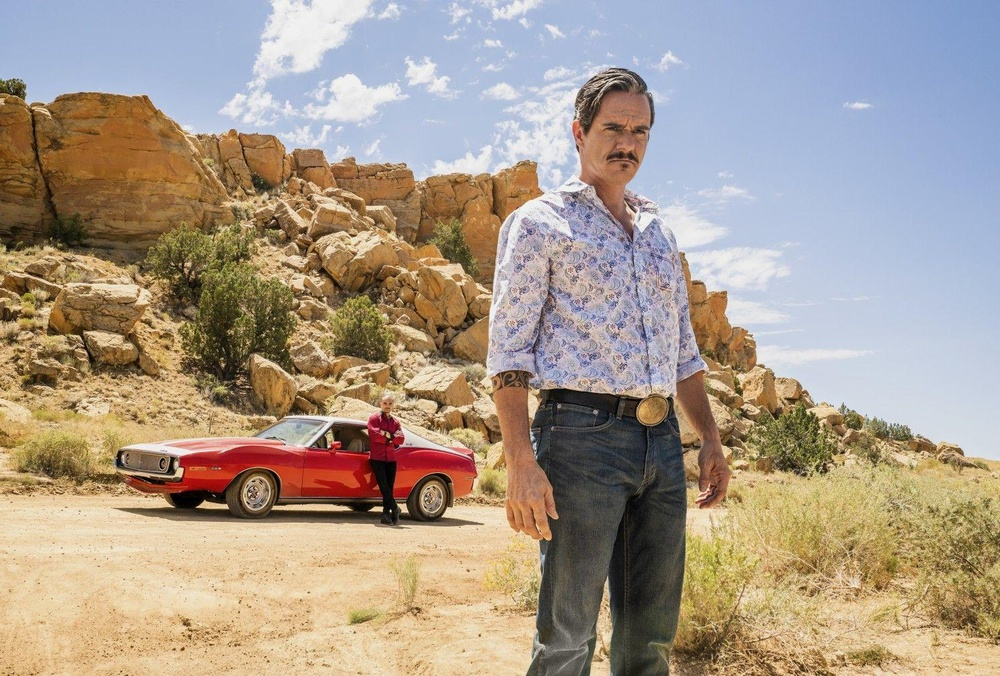
#> input picture OpenCV/lalo.jpg, 1000 x 676 px, shrunk from 1486 x 1005 before the run
$ jupyter execute ellipse.ipynb
#> lines starting #> are read from the running program, lines starting #| are printed output that depends on the picture
[cell 1]
# Program to draw an ellipse on an image

import cv2
import matplotlib.pyplot as plt

img=cv2.imread("lalo.jpg")
#> img is the input picture: shape (676, 1000, 3); mean B, G, R 139.9, 155, 169.2
img=cv2.cvtColor(img,cv2.COLOR_BGR2RGB)

cv2.ellipse(img,(200,300),(150,75),0,0,360,(255,0,0),10)
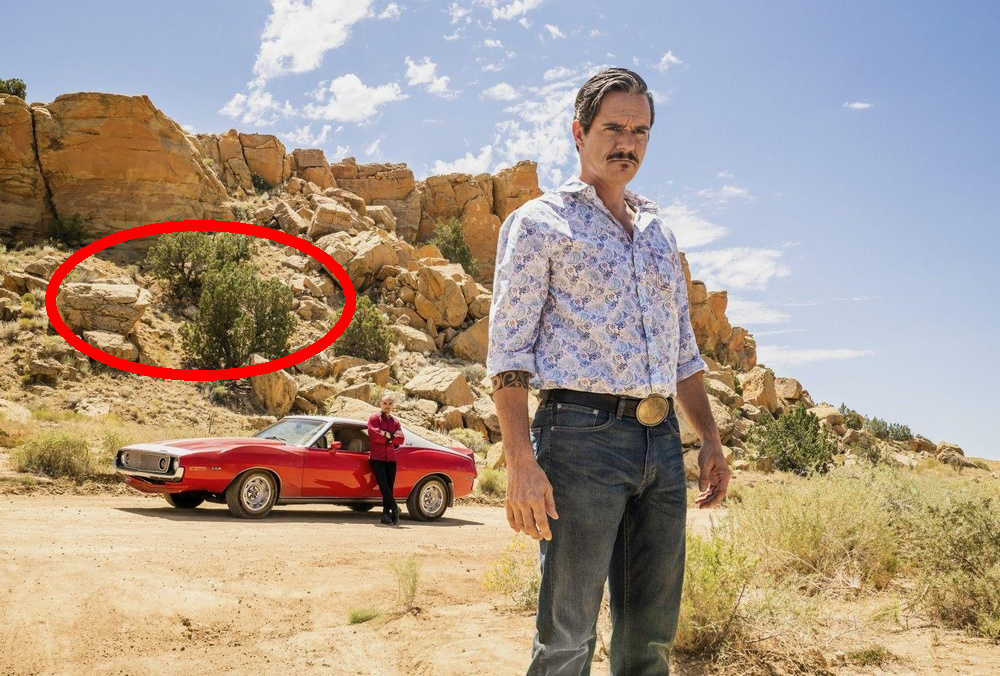
#> img: shape (676, 1000, 3); mean R, G, B 170.7, 153.8, 139.1

plt.imshow(img)
plt.title("Ellipse")
plt.show()


$ run again, with OpenCV/face_detection.JPG copied over OpenCV/lalo.jpg
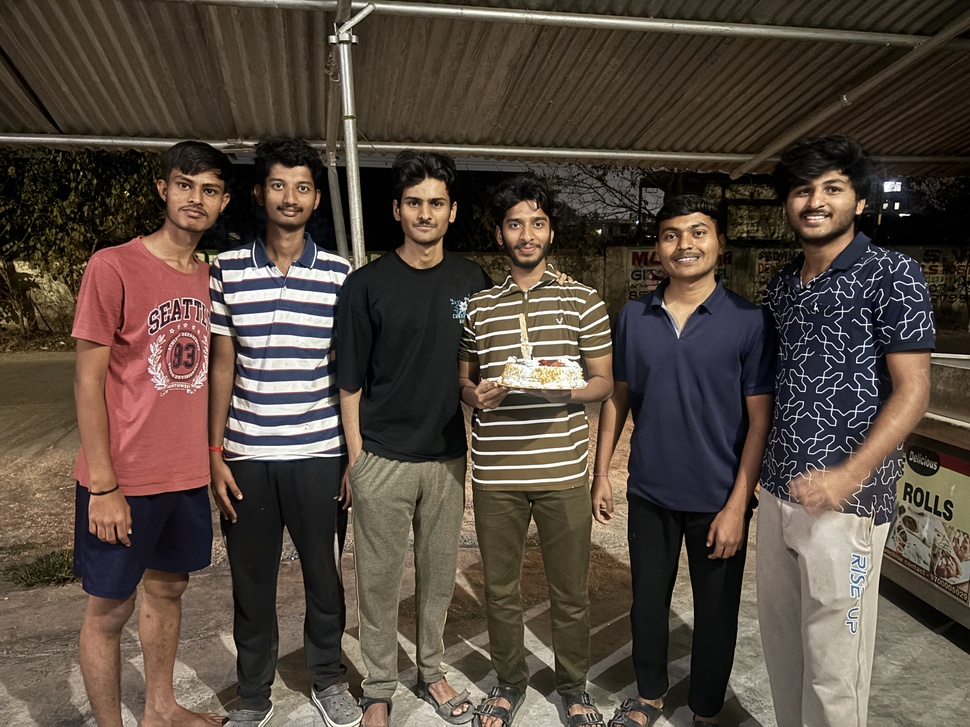
#> input picture OpenCV/face_detection.JPG, 970 x 727 px, shrunk from 4032 x 3024 before the run
#> img is the input picture: shape (727, 970, 3); mean B, G, R 62.2, 72.3, 84.4
#> `cv2.ellipse(img,(200,300),(150,75),0,0,360,(255,0,0),10)`:
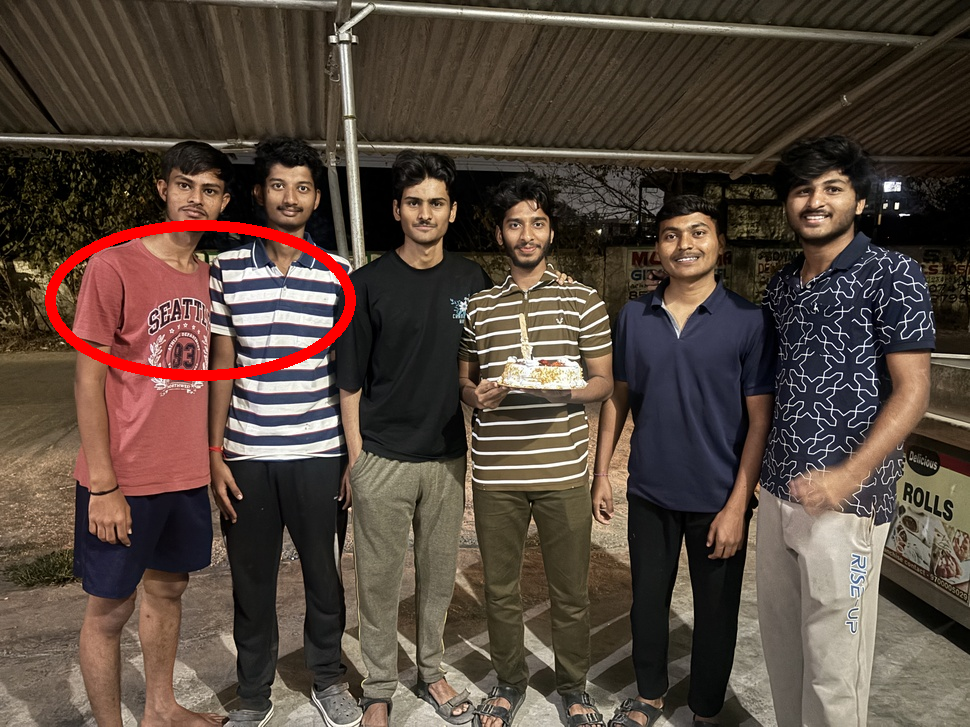
#> img: shape (727, 970, 3); mean R, G, B 86.1, 71.3, 61.4

$ run again, with OpenCV/karthik.JPG copied over OpenCV/lalo.jpg
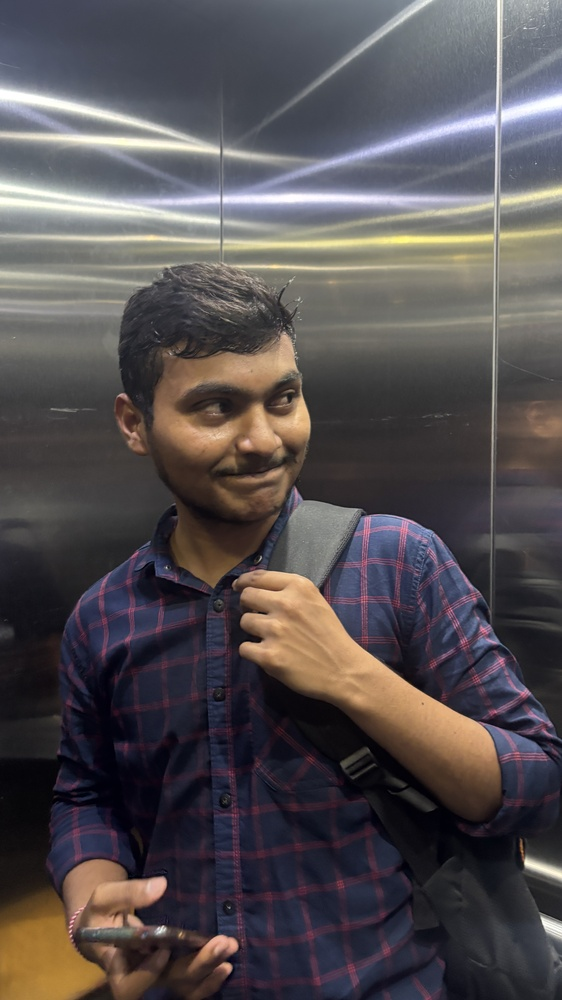
#> input picture OpenCV/karthik.JPG, 562 x 1000 px, shrunk from 3213 x 5712 before the run
#> img is the input picture: shape (1000, 562, 3); mean B, G, R 81.5, 79.3, 84.7
#> `cv2.ellipse(img,(200,300),(150,75),0,0,360,(255,0,0),10)`:
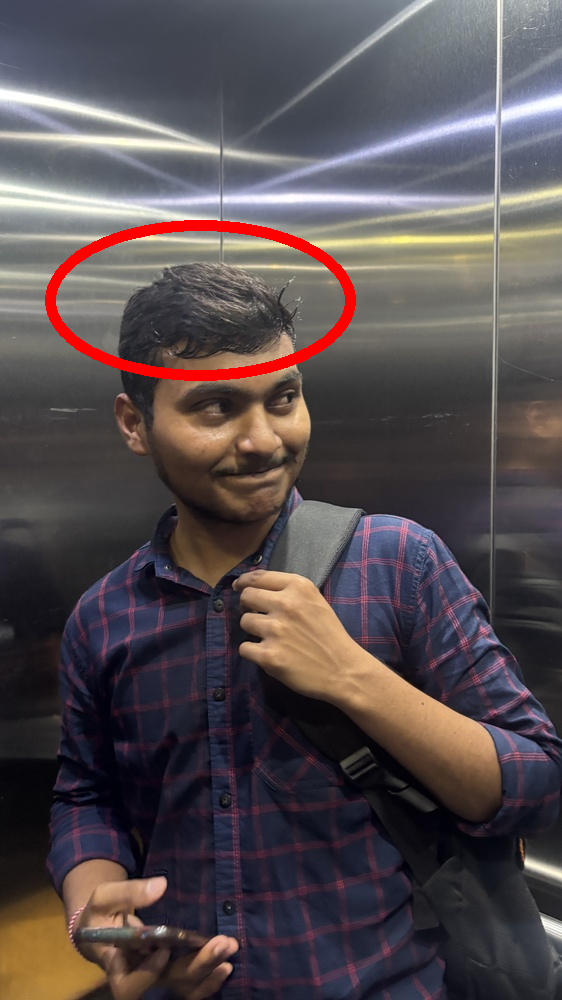
#> img: shape (1000, 562, 3); mean R, G, B 86.3, 77.5, 79.8

$ run again, with OpenCV/raghav.jpg copied over OpenCV/lalo.jpg
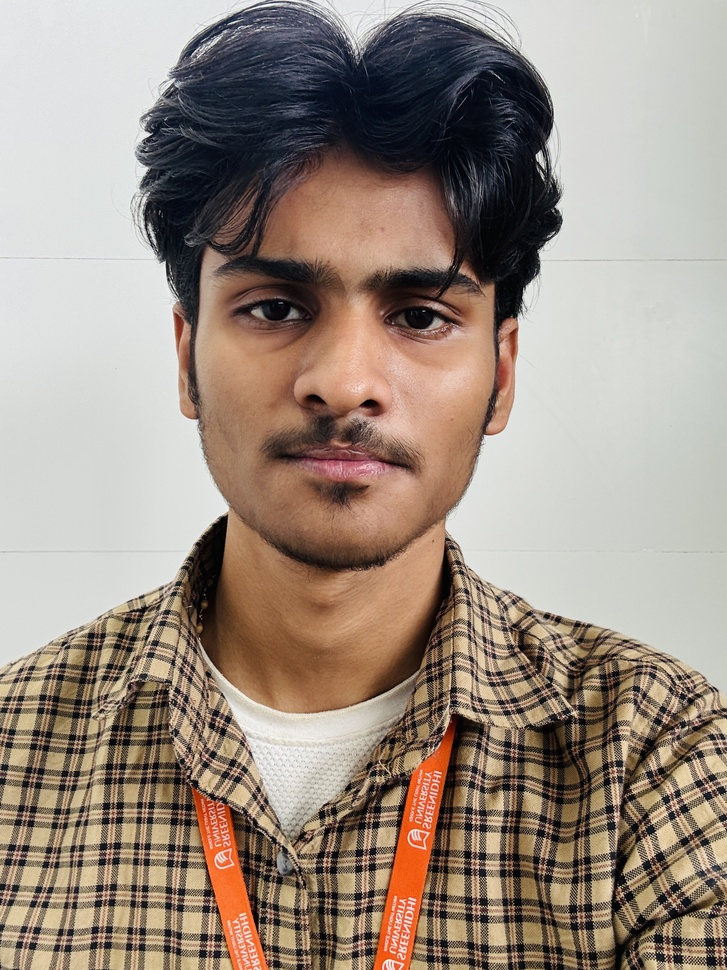
#> input picture OpenCV/raghav.jpg, 727 x 970 px, shrunk from 2316 x 3088 before the run
#> img is the input picture: shape (970, 727, 3); mean B, G, R 130, 141.5, 156
#> `cv2.ellipse(img,(200,300),(150,75),0,0,360,(255,0,0),10)`:
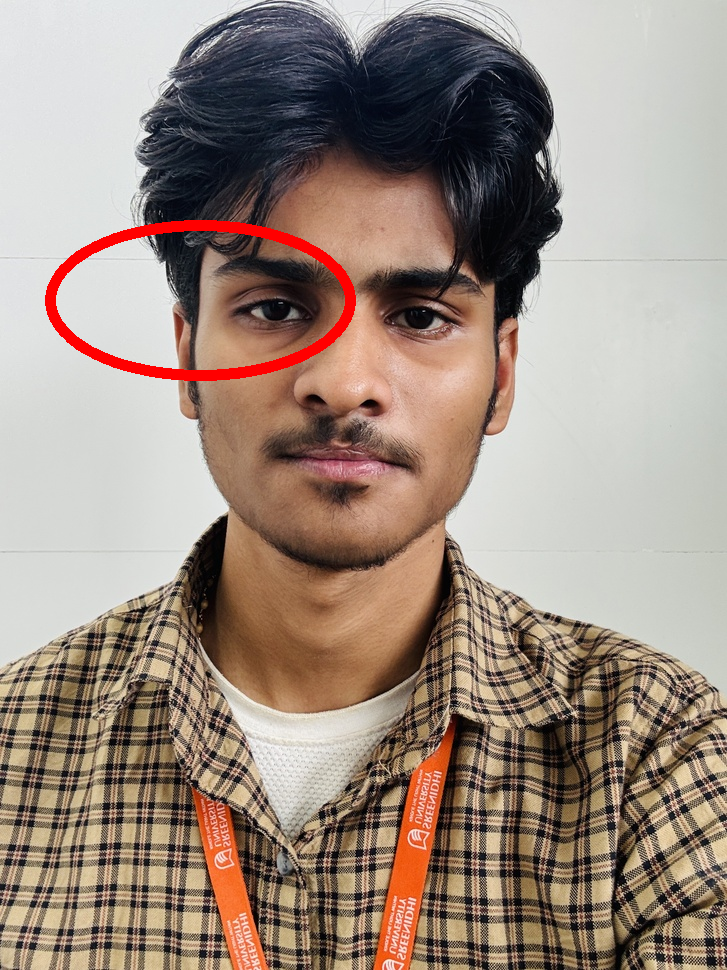
#> img: shape (970, 727, 3); mean R, G, B 157, 139.8, 128.4
